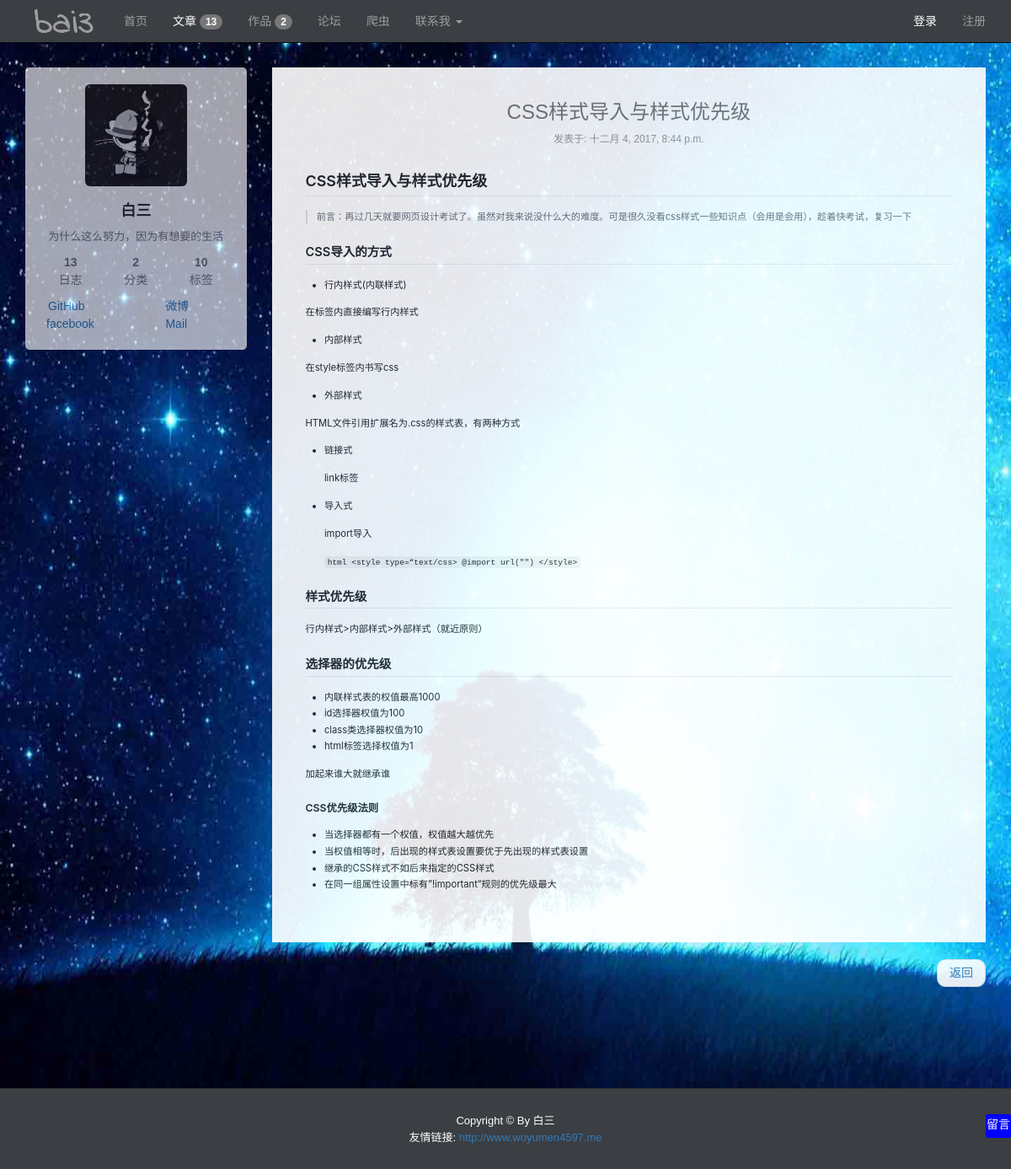
Page /index/article/20 on the committed database.
### index/models.py (models this page shows, shortened)
class Article(models.Model):
    title = models.CharField(max_length=100, verbose_name="文章标题")
    type = models.CharField(max_length=20, default='note', verbose_name="文章类别")
    tag = models.CharField(max_length=100, verbose_name="文章标签")
    pub_time = models.DateTimeField(default=timezone.now, verbose_name="文章创建时间")
    body = models.TextField(verbose_name="文章内容")
    class Meta:
        ordering = ('-pub_time',)

### index/views.py (the view)
def article(request, id):
    light = 2
    total = common()
    tempalte = get_template('index/article.html')
    detail = Article.objects.get(id=id)
    detail.body = markdown(detail.body)
    html = tempalte.render(locals())
    return HttpResponse(html)

### index/views.py (called while the page is built)
def common():
    work_total = Work.objects.count()
    amount = Article.objects.count()
    tag_amount = Article.objects.values('tag').distinct().count()
    type_amount = Article.objects.values('type').distinct().count()
    return work_total, amount, tag_amount, type_amount

### index/templates/index/article.html (shortened to what this page needs)
{% extends '../layout/base.html' %}
{% block css %}
    <link rel="stylesheet" href="/static/css/common/markdown.css">
{% endblock %}
{%  block content %}
    {% block aside %}{% include '../layout/aside.html' %}{% endblock %}
    {% block main %}
        <main  class="col-md-9" >
            <article>
                <header style="margin-bottom: 30px">
                    <h3 class="text-center">
                        <a href="/index/article/id/{{ detail.id }}" class="text-muted">
                            {{ detail.title }}
                        </a>
                    </h3>
                    <div class="text-center" style="color: #999;font-family: 'PingFang SC', 'Microsoft YaHei', sans-serif;font-size: 12px;">
                        发表于: {{ detail.pub_time }}
                    </div>
                </header>
                <div class="body markdown-body" style="min-height: 15rem">
                    {{ detail.body | safe }}
                </div>
            </article>
            <nav>
                <ul class="pager">
                    <li class="next"><a href="javascript: history.back()">返回</a></li>
                </ul>
            </nav>
        </main>
    {% endblock %}
{% endblock %}

### static/css/index/index.css (style rules this page uses)
body { font: 14px/1.5 "PingFang SC", "Microsoft YaHei", sans-serif; background-color: #ebebeb; background: url('../../img/common/bak2.jpg') no-repeat ; background-size: 100% 100%; background-attachment: fixed; }
article { background: #fff; padding: 20px 10px; margin-bottom: 10px; }
article .body { padding: 0 3rem; margin-bottom: 40px; font-size: 0.8em; }
.markdown-body { font-size: 1em; }

### static/css/common/markdown.css (style rules this page uses)
.markdown-body { -ms-text-size-adjust: 100%; -webkit-text-size-adjust: 100%; line-height: 1.5; color: #24292e; font-family: -apple-system, BlinkMacSystemFont, "Segoe UI", Helvetica, Arial, sans-serif, "Apple Color Emoji", "Segoe UI Emoji", "Segoe UI Symbol"; font-size: 16px; line-height: 1.5; word-wrap: break-word; }
.markdown-body h1 { font-size: 2em; margin: 0.67em 0; }
.markdown-body code, .markdown-body kbd, .markdown-body pre { font-family: monospace, monospace; font-size: 1em; }
.markdown-body * { box-sizing: border-box; }
.markdown-body h1, .markdown-body h2, .markdown-body h3, .markdown-body h4, .markdown-body h5, .markdown-body h6 { margin-top: 0; margin-bottom: 0; }
.markdown-body h1 { font-size: 24px; font-weight: 600; }
.markdown-body h2 { font-size: 20px; font-weight: 600; }
.markdown-body h3 { font-size: 16px; font-weight: 600; }
.markdown-body p { margin-top: 0; margin-bottom: 10px; }
.markdown-body blockquote { margin: 0; font-size: 1em; }
.markdown-body ul, .markdown-body ol { padding-left: 0; margin-top: 0; margin-bottom: 0; }
.markdown-body code { font-family: "SFMono-Regular", Consolas, "Liberation Mono", Menlo, Courier, monospace; font-size: 12px; }
.markdown-body::before { display: table; content: ""; }
.markdown-body::after { display: table; clear: both; content: ""; }
.markdown-body>*:first-child { margin-top: 0 !important; }
.markdown-body>*:last-child { margin-bottom: 0 !important; }
.markdown-body p, .markdown-body blockquote, .markdown-body ul, .markdown-body ol, .markdown-body dl, .markdown-body table, .markdown-body pre { margin-top: 0; margin-bottom: 16px; }
.markdown-body blockquote { padding: 0 1em; color: #6a737d; border-left: 0.25em solid #dfe2e5; }
.markdown-body blockquote>:first-child { margin-top: 0; }
.markdown-body blockquote>:last-child { margin-bottom: 0; }
.markdown-body h1, .markdown-body h2, .markdown-body h3, .markdown-body h4, .markdown-body h5, .markdown-body h6 { margin-top: 24px; margin-bottom: 16px; font-weight: 600; line-height: 1.25; }
.markdown-body h1 { padding-bottom: 0.3em; font-size: 1.6em; border-bottom: 1px solid #eaecef; }
.markdown-body h2 { padding-bottom: 0.3em; font-size: 1.3em; border-bottom: 1px solid #eaecef; }
.markdown-body h3 { font-size: 1.1em; }
.markdown-body ul, .markdown-body ol { padding-left: 2em; }
.markdown-body li>p { margin-top: 16px; }
.markdown-body li+li { margin-top: 0.25em; }
.markdown-body code { padding: 0; padding-top: 0.2em; padding-bottom: 0.2em; margin: 0; font-size: 85%; background-color: rgba(27,31,35,0.05); border-radius: 3px; }
.markdown-body code::before, .markdown-body code::after { letter-spacing: -0.2em; content: "\00a0"; }

### rows in the picture
Article: title "CSS样式导入与样式优先级", pub_time "十二月 4, 2017, 8:44 p.m.", body "CSS样式导入与样式优先级 前言：再过几天就要网页设计考试了。虽然对我来说没什么大的难度。可是很久没看css样式一些知识点（会用是会用），趁着快考试，复习一下 CSS导入的方式 行内样式(内联样式) 在标签内直接编写行内样式 内部样式 在style标签内书写css 外部样式 HTML文件引用扩展名为.css的样式表，有两种方式 链接式 link标签 导入式 import导入 html <style type=“text/css> @import url(\"\") </style> 样式优先级 行内样式>内部样式>外部样式（就近原则） 选择器的优先级 内联样式表的权值最高1000 id选择器权值为100 class类选择器权值为10 html标签选择权值为1 加起来谁大就继承谁 CSS优先级法则 当选择器都有一个权值，权值越大越优先 当权值相等时，后出现的样式表设置要优于先出现的样式表设置 继承的CSS样式不如后来指定的CSS样式 在同一组属性设置中标有”!important“规则的优先级最大"

### other values in the picture
{{ total.1 }} "13"
{{ total.0 }} "2"
{{ total.3 }} "2"
{{ total.2 }} "10"
